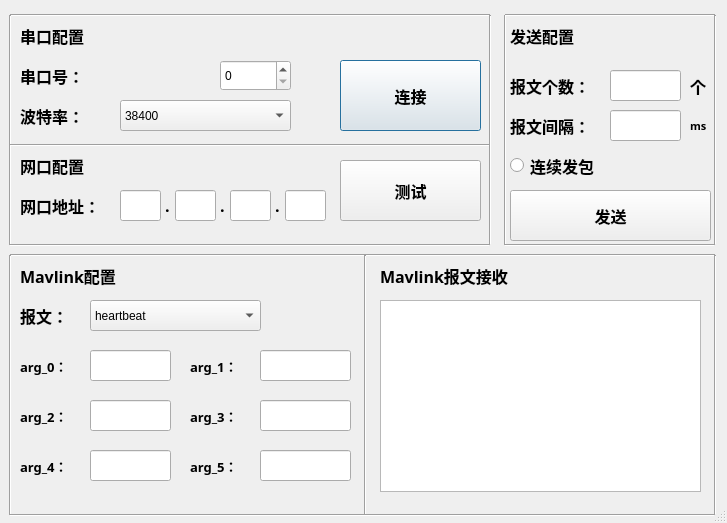
<?xml version="1.0" encoding="UTF-8"?>
<ui version="4.0">
 <class>Dialog</class>
 <widget class="QDialog" name="Dialog">
  <property name="geometry">
   <rect>
    <x>0</x>
    <y>0</y>
    <width>727</width>
    <height>523</height>
   </rect>
  </property>
  <property name="sizePolicy">
   <sizepolicy hsizetype="Fixed" vsizetype="Fixed">
    <horstretch>0</horstretch>
    <verstretch>0</verstretch>
   </sizepolicy>
  </property>
  <property name="minimumSize">
   <size>
    <width>727</width>
    <height>523</height>
   </size>
  </property>
  <property name="maximumSize">
   <size>
    <width>727</width>
    <height>523</height>
   </size>
  </property>
  <property name="windowTitle">
   <string>Simavlink</string>
  </property>
  <property name="sizeGripEnabled">
   <bool>true</bool>
  </property>
  <widget class="Line" name="line">
   <property name="geometry">
    <rect>
     <x>10</x>
     <y>10</y>
     <width>480</width>
     <height>10</height>
    </rect>
   </property>
   <property name="orientation">
    <enum>Qt::Horizontal</enum>
   </property>
  </widget>
  <widget class="Line" name="line_2">
   <property name="geometry">
    <rect>
     <x>5</x>
     <y>15</y>
     <width>10</width>
     <height>230</height>
    </rect>
   </property>
   <property name="orientation">
    <enum>Qt::Vertical</enum>
   </property>
  </widget>
  <widget class="Line" name="line_3">
   <property name="geometry">
    <rect>
     <x>10</x>
     <y>240</y>
     <width>480</width>
     <height>10</height>
    </rect>
   </property>
   <property name="orientation">
    <enum>Qt::Horizontal</enum>
   </property>
  </widget>
  <widget class="Line" name="line_4">
   <property name="geometry">
    <rect>
     <x>485</x>
     <y>15</y>
     <width>10</width>
     <height>230</height>
    </rect>
   </property>
   <property name="orientation">
    <enum>Qt::Vertical</enum>
   </property>
  </widget>
  <widget class="Line" name="line_5">
   <property name="geometry">
    <rect>
     <x>500</x>
     <y>15</y>
     <width>10</width>
     <height>230</height>
    </rect>
   </property>
   <property name="orientation">
    <enum>Qt::Vertical</enum>
   </property>
  </widget>
  <widget class="Line" name="line_6">
   <property name="geometry">
    <rect>
     <x>505</x>
     <y>10</y>
     <width>210</width>
     <height>10</height>
    </rect>
   </property>
   <property name="orientation">
    <enum>Qt::Horizontal</enum>
   </property>
  </widget>
  <widget class="Line" name="line_7">
   <property name="geometry">
    <rect>
     <x>505</x>
     <y>240</y>
     <width>210</width>
     <height>10</height>
    </rect>
   </property>
   <property name="orientation">
    <enum>Qt::Horizontal</enum>
   </property>
  </widget>
  <widget class="Line" name="line_8">
   <property name="geometry">
    <rect>
     <x>710</x>
     <y>15</y>
     <width>10</width>
     <height>230</height>
    </rect>
   </property>
   <property name="orientation">
    <enum>Qt::Vertical</enum>
   </property>
  </widget>
  <widget class="Line" name="line_9">
   <property name="geometry">
    <rect>
     <x>10</x>
     <y>250</y>
     <width>705</width>
     <height>10</height>
    </rect>
   </property>
   <property name="orientation">
    <enum>Qt::Horizontal</enum>
   </property>
  </widget>
  <widget class="Line" name="line_10">
   <property name="geometry">
    <rect>
     <x>5</x>
     <y>255</y>
     <width>10</width>
     <height>260</height>
    </rect>
   </property>
   <property name="orientation">
    <enum>Qt::Vertical</enum>
   </property>
  </widget>
  <widget class="Line" name="line_11">
   <property name="geometry">
    <rect>
     <x>10</x>
     <y>510</y>
     <width>705</width>
     <height>10</height>
    </rect>
   </property>
   <property name="orientation">
    <enum>Qt::Horizontal</enum>
   </property>
  </widget>
  <widget class="Line" name="line_12">
   <property name="geometry">
    <rect>
     <x>710</x>
     <y>255</y>
     <width>10</width>
     <height>260</height>
    </rect>
   </property>
   <property name="orientation">
    <enum>Qt::Vertical</enum>
   </property>
  </widget>
  <widget class="QLabel" name="label">
   <property name="geometry">
    <rect>
     <x>20</x>
     <y>20</y>
     <width>91</width>
     <height>31</height>
    </rect>
   </property>
   <property name="font">
    <font>
     <family>Arial Black</family>
     <pointsize>12</pointsize>
     <weight>75</weight>
     <bold>true</bold>
    </font>
   </property>
   <property name="text">
    <string>串口配置</string>
   </property>
  </widget>
  <widget class="QLabel" name="label_2">
   <property name="geometry">
    <rect>
     <x>20</x>
     <y>260</y>
     <width>131</width>
     <height>31</height>
    </rect>
   </property>
   <property name="font">
    <font>
     <family>Arial Black</family>
     <pointsize>12</pointsize>
     <weight>75</weight>
     <bold>true</bold>
    </font>
   </property>
   <property name="text">
    <string>Mavlink配置</string>
   </property>
  </widget>
  <widget class="QLabel" name="label_3">
   <property name="geometry">
    <rect>
     <x>510</x>
     <y>20</y>
     <width>91</width>
     <height>31</height>
    </rect>
   </property>
   <property name="font">
    <font>
     <family>Arial Black</family>
     <pointsize>12</pointsize>
     <weight>75</weight>
     <bold>true</bold>
    </font>
   </property>
   <property name="text">
    <string>发送配置</string>
   </property>
  </widget>
  <widget class="QLabel" name="label_4">
   <property name="geometry">
    <rect>
     <x>20</x>
     <y>60</y>
     <width>91</width>
     <height>31</height>
    </rect>
   </property>
   <property name="font">
    <font>
     <family>Arial Black</family>
     <pointsize>12</pointsize>
     <weight>75</weight>
     <bold>true</bold>
    </font>
   </property>
   <property name="text">
    <string>串口号：</string>
   </property>
  </widget>
  <widget class="QLabel" name="label_5">
   <property name="geometry">
    <rect>
     <x>20</x>
     <y>100</y>
     <width>91</width>
     <height>31</height>
    </rect>
   </property>
   <property name="font">
    <font>
     <family>Arial Black</family>
     <pointsize>12</pointsize>
     <weight>75</weight>
     <bold>true</bold>
    </font>
   </property>
   <property name="text">
    <string>波特率：</string>
   </property>
  </widget>
  <widget class="QSpinBox" name="spinBox">
   <property name="geometry">
    <rect>
     <x>220</x>
     <y>60</y>
     <width>71</width>
     <height>31</height>
    </rect>
   </property>
  </widget>
  <widget class="QPushButton" name="pushButton">
   <property name="geometry">
    <rect>
     <x>340</x>
     <y>60</y>
     <width>141</width>
     <height>71</height>
    </rect>
   </property>
   <property name="font">
    <font>
     <family>Arial Black</family>
     <pointsize>12</pointsize>
     <weight>75</weight>
     <bold>true</bold>
    </font>
   </property>
   <property name="text">
    <string>连接</string>
   </property>
  </widget>
  <widget class="QLabel" name="label_6">
   <property name="geometry">
    <rect>
     <x>20</x>
     <y>150</y>
     <width>91</width>
     <height>31</height>
    </rect>
   </property>
   <property name="font">
    <font>
     <family>Arial Black</family>
     <pointsize>12</pointsize>
     <weight>75</weight>
     <bold>true</bold>
    </font>
   </property>
   <property name="text">
    <string>网口配置</string>
   </property>
  </widget>
  <widget class="QLabel" name="label_7">
   <property name="geometry">
    <rect>
     <x>20</x>
     <y>190</y>
     <width>91</width>
     <height>31</height>
    </rect>
   </property>
   <property name="font">
    <font>
     <family>Arial Black</family>
     <pointsize>12</pointsize>
     <weight>75</weight>
     <bold>true</bold>
    </font>
   </property>
   <property name="text">
    <string>网口地址：</string>
   </property>
  </widget>
  <widget class="QLineEdit" name="lineEdit_2">
   <property name="geometry">
    <rect>
     <x>120</x>
     <y>190</y>
     <width>41</width>
     <height>31</height>
    </rect>
   </property>
  </widget>
  <widget class="QLineEdit" name="lineEdit_3">
   <property name="geometry">
    <rect>
     <x>175</x>
     <y>190</y>
     <width>41</width>
     <height>31</height>
    </rect>
   </property>
   <property name="text">
    <string/>
   </property>
  </widget>
  <widget class="QLineEdit" name="lineEdit_4">
   <property name="geometry">
    <rect>
     <x>230</x>
     <y>190</y>
     <width>41</width>
     <height>31</height>
    </rect>
   </property>
  </widget>
  <widget class="QLineEdit" name="lineEdit_5">
   <property name="geometry">
    <rect>
     <x>285</x>
     <y>190</y>
     <width>41</width>
     <height>31</height>
    </rect>
   </property>
  </widget>
  <widget class="QLabel" name="label_8">
   <property name="geometry">
    <rect>
     <x>165</x>
     <y>190</y>
     <width>16</width>
     <height>31</height>
    </rect>
   </property>
   <property name="font">
    <font>
     <family>Arial Black</family>
     <pointsize>12</pointsize>
     <weight>75</weight>
     <bold>true</bold>
    </font>
   </property>
   <property name="text">
    <string>.</string>
   </property>
  </widget>
  <widget class="QLabel" name="label_9">
   <property name="geometry">
    <rect>
     <x>220</x>
     <y>190</y>
     <width>16</width>
     <height>31</height>
    </rect>
   </property>
   <property name="font">
    <font>
     <family>Arial Black</family>
     <pointsize>12</pointsize>
     <weight>75</weight>
     <bold>true</bold>
    </font>
   </property>
   <property name="text">
    <string>.</string>
   </property>
  </widget>
  <widget class="QLabel" name="label_10">
   <property name="geometry">
    <rect>
     <x>275</x>
     <y>190</y>
     <width>16</width>
     <height>31</height>
    </rect>
   </property>
   <property name="font">
    <font>
     <family>Arial Black</family>
     <pointsize>12</pointsize>
     <weight>75</weight>
     <bold>true</bold>
    </font>
   </property>
   <property name="text">
    <string>.</string>
   </property>
  </widget>
  <widget class="QPushButton" name="pushButton_2">
   <property name="geometry">
    <rect>
     <x>340</x>
     <y>160</y>
     <width>141</width>
     <height>61</height>
    </rect>
   </property>
   <property name="font">
    <font>
     <family>Arial Black</family>
     <pointsize>12</pointsize>
     <weight>75</weight>
     <bold>true</bold>
    </font>
   </property>
   <property name="text">
    <string>测试</string>
   </property>
  </widget>
  <widget class="QLabel" name="label_11">
   <property name="geometry">
    <rect>
     <x>510</x>
     <y>70</y>
     <width>91</width>
     <height>31</height>
    </rect>
   </property>
   <property name="font">
    <font>
     <family>Arial Black</family>
     <pointsize>12</pointsize>
     <weight>75</weight>
     <bold>true</bold>
    </font>
   </property>
   <property name="text">
    <string>报文个数：</string>
   </property>
  </widget>
  <widget class="QLineEdit" name="lineEdit_6">
   <property name="geometry">
    <rect>
     <x>610</x>
     <y>70</y>
     <width>71</width>
     <height>31</height>
    </rect>
   </property>
   <property name="alignment">
    <set>Qt::AlignCenter</set>
   </property>
  </widget>
  <widget class="QLabel" name="label_12">
   <property name="geometry">
    <rect>
     <x>510</x>
     <y>110</y>
     <width>91</width>
     <height>31</height>
    </rect>
   </property>
   <property name="font">
    <font>
     <family>Arial Black</family>
     <pointsize>12</pointsize>
     <weight>75</weight>
     <bold>true</bold>
    </font>
   </property>
   <property name="text">
    <string>报文间隔：</string>
   </property>
  </widget>
  <widget class="QLineEdit" name="lineEdit_7">
   <property name="geometry">
    <rect>
     <x>610</x>
     <y>110</y>
     <width>71</width>
     <height>31</height>
    </rect>
   </property>
   <property name="alignment">
    <set>Qt::AlignCenter</set>
   </property>
  </widget>
  <widget class="QLabel" name="label_13">
   <property name="geometry">
    <rect>
     <x>690</x>
     <y>70</y>
     <width>21</width>
     <height>31</height>
    </rect>
   </property>
   <property name="font">
    <font>
     <family>Arial Black</family>
     <pointsize>12</pointsize>
     <weight>75</weight>
     <bold>true</bold>
    </font>
   </property>
   <property name="text">
    <string>个</string>
   </property>
  </widget>
  <widget class="QLabel" name="label_14">
   <property name="geometry">
    <rect>
     <x>690</x>
     <y>110</y>
     <width>21</width>
     <height>31</height>
    </rect>
   </property>
   <property name="font">
    <font>
     <family>Arial Black</family>
     <pointsize>8</pointsize>
     <weight>75</weight>
     <bold>true</bold>
    </font>
   </property>
   <property name="text">
    <string>ms</string>
   </property>
  </widget>
  <widget class="QRadioButton" name="radioButton">
   <property name="geometry">
    <rect>
     <x>510</x>
     <y>150</y>
     <width>111</width>
     <height>31</height>
    </rect>
   </property>
   <property name="font">
    <font>
     <family>Arial Black</family>
     <pointsize>12</pointsize>
     <weight>75</weight>
     <bold>true</bold>
    </font>
   </property>
   <property name="text">
    <string>连续发包</string>
   </property>
  </widget>
  <widget class="QPushButton" name="pushButton_3">
   <property name="geometry">
    <rect>
     <x>510</x>
     <y>190</y>
     <width>201</width>
     <height>51</height>
    </rect>
   </property>
   <property name="font">
    <font>
     <family>Arial Black</family>
     <pointsize>12</pointsize>
     <weight>75</weight>
     <bold>true</bold>
    </font>
   </property>
   <property name="text">
    <string>发送</string>
   </property>
  </widget>
  <widget class="QLabel" name="label_15">
   <property name="geometry">
    <rect>
     <x>20</x>
     <y>350</y>
     <width>61</width>
     <height>31</height>
    </rect>
   </property>
   <property name="font">
    <font>
     <family>Arial Black</family>
     <pointsize>10</pointsize>
     <weight>75</weight>
     <bold>true</bold>
    </font>
   </property>
   <property name="text">
    <string>arg_0：</string>
   </property>
  </widget>
  <widget class="QLabel" name="label_16">
   <property name="geometry">
    <rect>
     <x>190</x>
     <y>350</y>
     <width>61</width>
     <height>31</height>
    </rect>
   </property>
   <property name="font">
    <font>
     <family>Arial Black</family>
     <pointsize>10</pointsize>
     <weight>75</weight>
     <bold>true</bold>
    </font>
   </property>
   <property name="text">
    <string>arg_1：</string>
   </property>
  </widget>
  <widget class="QComboBox" name="comboBox_3">
   <property name="geometry">
    <rect>
     <x>120</x>
     <y>100</y>
     <width>171</width>
     <height>31</height>
    </rect>
   </property>
   <item>
    <property name="text">
     <string>38400</string>
    </property>
   </item>
   <item>
    <property name="text">
     <string>57600</string>
    </property>
   </item>
   <item>
    <property name="text">
     <string>115200</string>
    </property>
   </item>
  </widget>
  <widget class="Line" name="line_13">
   <property name="geometry">
    <rect>
     <x>10</x>
     <y>140</y>
     <width>480</width>
     <height>10</height>
    </rect>
   </property>
   <property name="orientation">
    <enum>Qt::Horizontal</enum>
   </property>
  </widget>
  <widget class="QLabel" name="label_17">
   <property name="geometry">
    <rect>
     <x>20</x>
     <y>400</y>
     <width>61</width>
     <height>31</height>
    </rect>
   </property>
   <property name="font">
    <font>
     <family>Arial Black</family>
     <pointsize>10</pointsize>
     <weight>75</weight>
     <bold>true</bold>
    </font>
   </property>
   <property name="text">
    <string>arg_2：</string>
   </property>
  </widget>
  <widget class="QLabel" name="label_18">
   <property name="geometry">
    <rect>
     <x>190</x>
     <y>400</y>
     <width>61</width>
     <height>31</height>
    </rect>
   </property>
   <property name="font">
    <font>
     <family>Arial Black</family>
     <pointsize>10</pointsize>
     <weight>75</weight>
     <bold>true</bold>
    </font>
   </property>
   <property name="text">
    <string>arg_3：</string>
   </property>
  </widget>
  <widget class="QLabel" name="label_19">
   <property name="geometry">
    <rect>
     <x>20</x>
     <y>450</y>
     <width>61</width>
     <height>31</height>
    </rect>
   </property>
   <property name="font">
    <font>
     <family>Arial Black</family>
     <pointsize>10</pointsize>
     <weight>75</weight>
     <bold>true</bold>
    </font>
   </property>
   <property name="text">
    <string>arg_4：</string>
   </property>
  </widget>
  <widget class="QLabel" name="label_20">
   <property name="geometry">
    <rect>
     <x>190</x>
     <y>450</y>
     <width>61</width>
     <height>31</height>
    </rect>
   </property>
   <property name="font">
    <font>
     <family>Arial Black</family>
     <pointsize>10</pointsize>
     <weight>75</weight>
     <bold>true</bold>
    </font>
   </property>
   <property name="text">
    <string>arg_5：</string>
   </property>
  </widget>
  <widget class="QLineEdit" name="lineEdit_8">
   <property name="geometry">
    <rect>
     <x>90</x>
     <y>350</y>
     <width>81</width>
     <height>31</height>
    </rect>
   </property>
   <property name="font">
    <font>
     <family>Arial Black</family>
     <pointsize>12</pointsize>
     <weight>75</weight>
     <bold>true</bold>
    </font>
   </property>
   <property name="alignment">
    <set>Qt::AlignRight|Qt::AlignTrailing|Qt::AlignVCenter</set>
   </property>
  </widget>
  <widget class="QLineEdit" name="lineEdit_9">
   <property name="geometry">
    <rect>
     <x>260</x>
     <y>350</y>
     <width>91</width>
     <height>31</height>
    </rect>
   </property>
   <property name="font">
    <font>
     <family>Arial Black</family>
     <pointsize>12</pointsize>
     <weight>75</weight>
     <bold>true</bold>
    </font>
   </property>
   <property name="alignment">
    <set>Qt::AlignRight|Qt::AlignTrailing|Qt::AlignVCenter</set>
   </property>
  </widget>
  <widget class="QLineEdit" name="lineEdit_10">
   <property name="geometry">
    <rect>
     <x>90</x>
     <y>400</y>
     <width>81</width>
     <height>31</height>
    </rect>
   </property>
   <property name="font">
    <font>
     <family>Arial Black</family>
     <pointsize>12</pointsize>
     <weight>75</weight>
     <bold>true</bold>
    </font>
   </property>
   <property name="alignment">
    <set>Qt::AlignRight|Qt::AlignTrailing|Qt::AlignVCenter</set>
   </property>
  </widget>
  <widget class="QLineEdit" name="lineEdit_11">
   <property name="geometry">
    <rect>
     <x>260</x>
     <y>400</y>
     <width>91</width>
     <height>31</height>
    </rect>
   </property>
   <property name="font">
    <font>
     <family>Arial Black</family>
     <pointsize>12</pointsize>
     <weight>75</weight>
     <bold>true</bold>
    </font>
   </property>
   <property name="alignment">
    <set>Qt::AlignRight|Qt::AlignTrailing|Qt::AlignVCenter</set>
   </property>
  </widget>
  <widget class="QLineEdit" name="lineEdit_12">
   <property name="geometry">
    <rect>
     <x>90</x>
     <y>450</y>
     <width>81</width>
     <height>31</height>
    </rect>
   </property>
   <property name="font">
    <font>
     <family>Arial Black</family>
     <pointsize>12</pointsize>
     <weight>75</weight>
     <bold>true</bold>
    </font>
   </property>
   <property name="alignment">
    <set>Qt::AlignRight|Qt::AlignTrailing|Qt::AlignVCenter</set>
   </property>
  </widget>
  <widget class="QLineEdit" name="lineEdit_13">
   <property name="geometry">
    <rect>
     <x>260</x>
     <y>450</y>
     <width>91</width>
     <height>31</height>
    </rect>
   </property>
   <property name="font">
    <font>
     <family>Arial Black</family>
     <pointsize>12</pointsize>
     <weight>75</weight>
     <bold>true</bold>
    </font>
   </property>
   <property name="alignment">
    <set>Qt::AlignRight|Qt::AlignTrailing|Qt::AlignVCenter</set>
   </property>
  </widget>
  <widget class="QLabel" name="label_21">
   <property name="geometry">
    <rect>
     <x>20</x>
     <y>300</y>
     <width>51</width>
     <height>31</height>
    </rect>
   </property>
   <property name="font">
    <font>
     <family>Arial Black</family>
     <pointsize>12</pointsize>
     <weight>75</weight>
     <bold>true</bold>
    </font>
   </property>
   <property name="text">
    <string>报文：</string>
   </property>
  </widget>
  <widget class="QComboBox" name="comboBox_4">
   <property name="geometry">
    <rect>
     <x>90</x>
     <y>300</y>
     <width>171</width>
     <height>31</height>
    </rect>
   </property>
   <item>
    <property name="text">
     <string>heartbeat</string>
    </property>
   </item>
   <item>
    <property name="text">
     <string>sys status</string>
    </property>
   </item>
   <item>
    <property name="text">
     <string>system time</string>
    </property>
   </item>
   <item>
    <property name="text">
     <string>ping</string>
    </property>
   </item>
  </widget>
  <widget class="Line" name="line_14">
   <property name="geometry">
    <rect>
     <x>360</x>
     <y>255</y>
     <width>10</width>
     <height>260</height>
    </rect>
   </property>
   <property name="orientation">
    <enum>Qt::Vertical</enum>
   </property>
  </widget>
  <widget class="QLabel" name="label_22">
   <property name="geometry">
    <rect>
     <x>380</x>
     <y>260</y>
     <width>171</width>
     <height>31</height>
    </rect>
   </property>
   <property name="font">
    <font>
     <family>Arial Black</family>
     <pointsize>12</pointsize>
     <weight>75</weight>
     <bold>true</bold>
    </font>
   </property>
   <property name="text">
    <string>Mavlink报文接收</string>
   </property>
  </widget>
  <widget class="QTextBrowser" name="textBrowser">
   <property name="geometry">
    <rect>
     <x>380</x>
     <y>300</y>
     <width>321</width>
     <height>192</height>
    </rect>
   </property>
   <property name="font">
    <font>
     <family>Arial Black</family>
     <pointsize>10</pointsize>
     <weight>75</weight>
     <bold>true</bold>
    </font>
   </property>
  </widget>
 </widget>
 <resources/>
 <connections/>
</ui>
